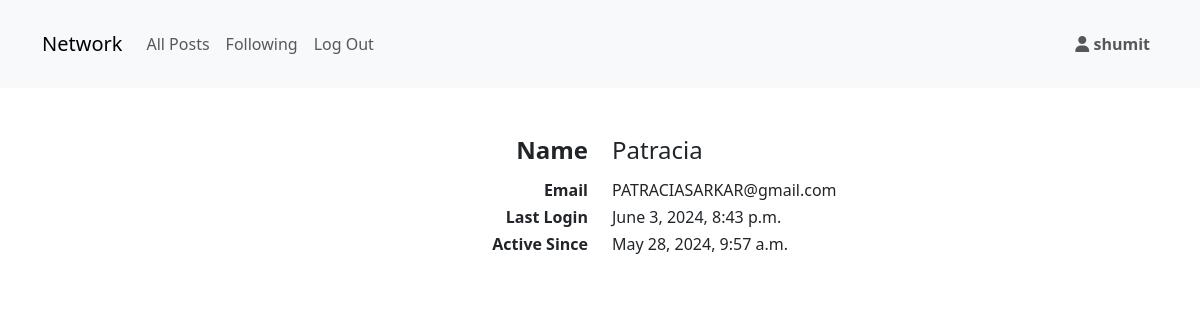
The page /profile/2 (signed in) on the database its author committed.
### network/models.py (models this page shows)
class User(AbstractUser):
    pass

### network/views.py (the view)
# urls.py: path("profile/<int:user_id>", views.profile, name="profile"),
@login_required(login_url ='/login')
def profile(request, user_id):
    profile_user = get_object_or_404(User, pk = user_id)
    if request.user != profile_user:
        existing_pair = findExisting(request.user, profile_user)
        if existing_pair:
            i_follow = True
        else:
            i_follow = False
    else:
        i_follow = 'Self'
    return render(request, 'network/profile.html',{
        'profile_user' : profile_user,
        'i_follow': i_follow,
        })

### network/utils.py (called while the page is built)
def findExisting(follower_user, followed_user):
    try:
        existing_pair = Followings.objects.get(
            follower=follower_user,
            followed=followed_user
        )
    except Followings.DoesNotExist:
        existing_pair = None
    return existing_pair

### network/templates/network/profile.html (shortened to what this page needs)
{% extends "network/layout.html" %}
{% block body %}
<div class="mt-5">
    <div class="row mb-2">
        <h4 class="col text-end">
            <b>
                Name
            </b>
        </h4>
        <h4 class="col">
            {{profile_user.username}}
        </h4>
    </div>
    <div class="row">
        <h6 class="col text-end">
            <b>
                Email
            </b>
        </h6>
        <h6 class="col">
            {{profile_user.email}}
        </h6>
    </div>
    <div class="row">
        <h6 class="col text-end">
            <b>
                Last Login
            </b>
        </h6>
        <h6 class="col">
            {{profile_user.last_login}}
        </h6>
    </div>
    <div class="row">
        <h6 class="col text-end">
            <b>
                Active Since
            </b>
        </h6>
        <h6 class="col">
            {{profile_user.date_joined}}
        </h6>
    </div>
</div>
{% endblock %}

### network/templates/network/layout.html (shortened to what this page needs)
{% load static %}
<!DOCTYPE html>
<html lang="en">
    <head>
        <link href="https://cdn.jsdelivr.net/npm/bootstrap@5.3.3/dist/css/bootstrap.min.css" rel="stylesheet">
        <link href="{% static 'network/styles.css' %}" rel="stylesheet">
    </head>
    <body>
        <nav class="navbar navbar-expand-sm navbar-light bg-light py-4">
            <div class="container">
                <a class="navbar-brand" href="{% url 'index' %}">Network</a>
                <div class="collapse navbar-collapse text-end" id="navbarText">
                    <ul class="navbar-nav me-auto mt-3 mt-sm-0 ">
                        <li class="nav-item">
                            <a class="nav-link" href="{% url 'index' %}">All Posts</a>
                        </li>
                        {% if user.is_authenticated %}
                        <li class="nav-item">
                            <a class="nav-link" href="{% url 'follow' %}">Following</a>
                        </li>
                        <li class="nav-item">
                            <a class="nav-link" href="{% url 'logout' %}">Log Out</a>
                        </li>
                        {% endif %}
                    </ul>
                    {% if user.is_authenticated %}
                    <div class="navbar-nav">
                        <div class="nav-item">
                            <a class="nav-link" href="{% url 'profile' user.id %}">
                                <i class="fa-solid fa-user"></i>
                                <strong> {{ user.username }} </strong>
                            </a>
                        </div>
                    </div>
                    {% endif %}
                </div>
            </div>
        </nav>
        <div class="body">
            <div class="container mt-3">
                {% block body %}
                {% endblock %}
            </div>
        </div>
    </body>
</html>

### rows shown on the page
User: username "shumit"
User: username "Patracia", email "PATRACIASARKAR@gmail.com", last_login "June 3, 2024, 8:43 p.m.", date_joined "May 28, 2024, 9:57 a.m."
